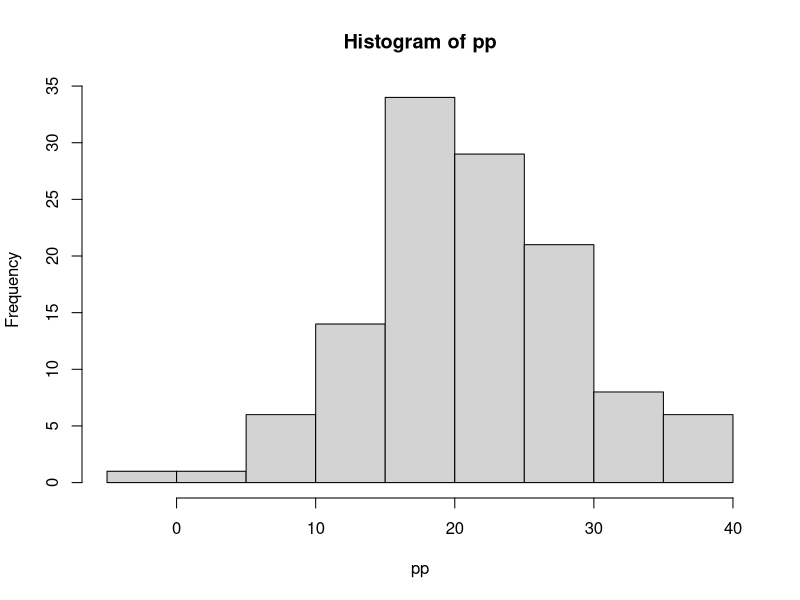
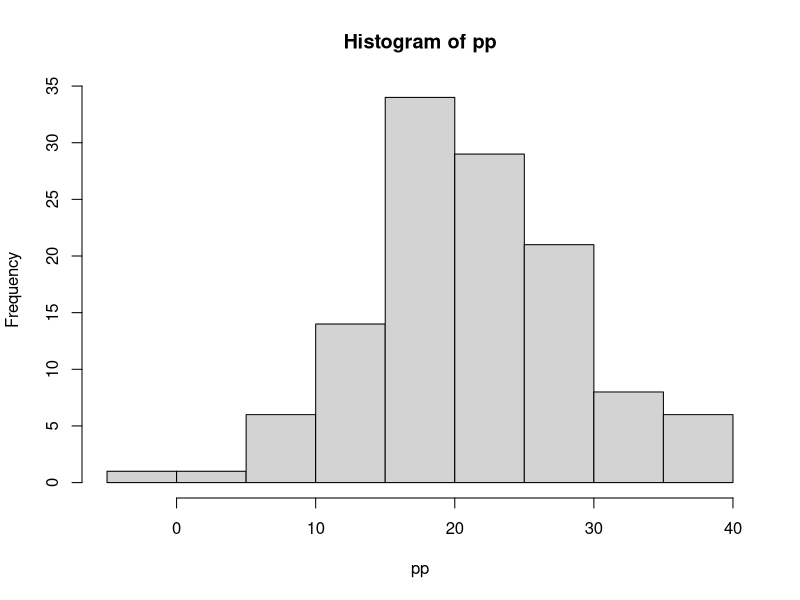
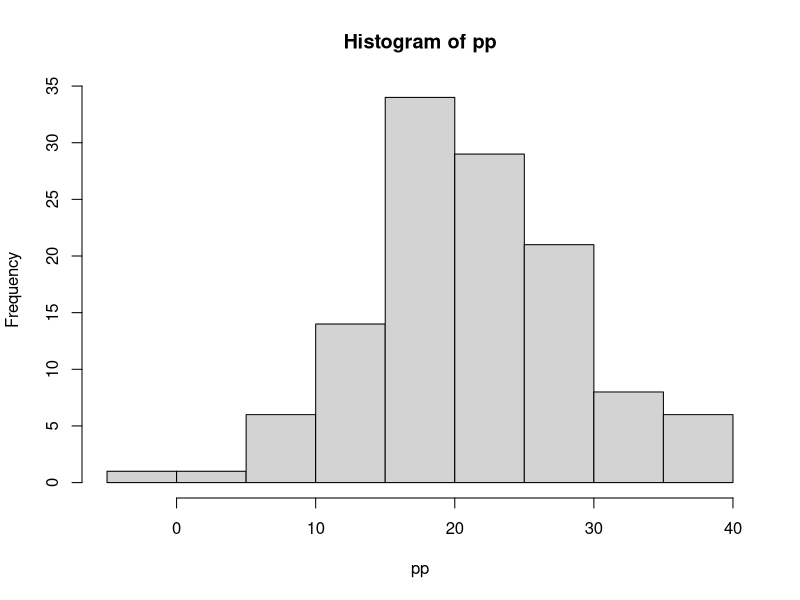
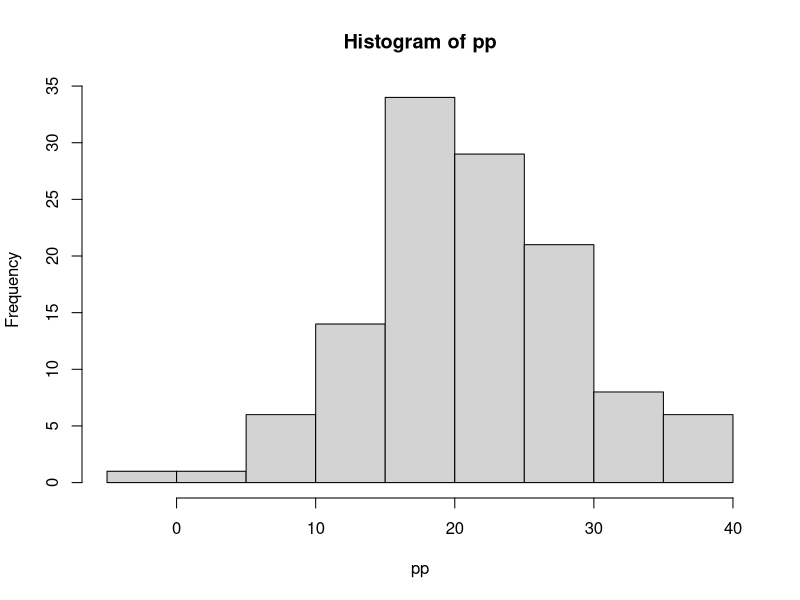
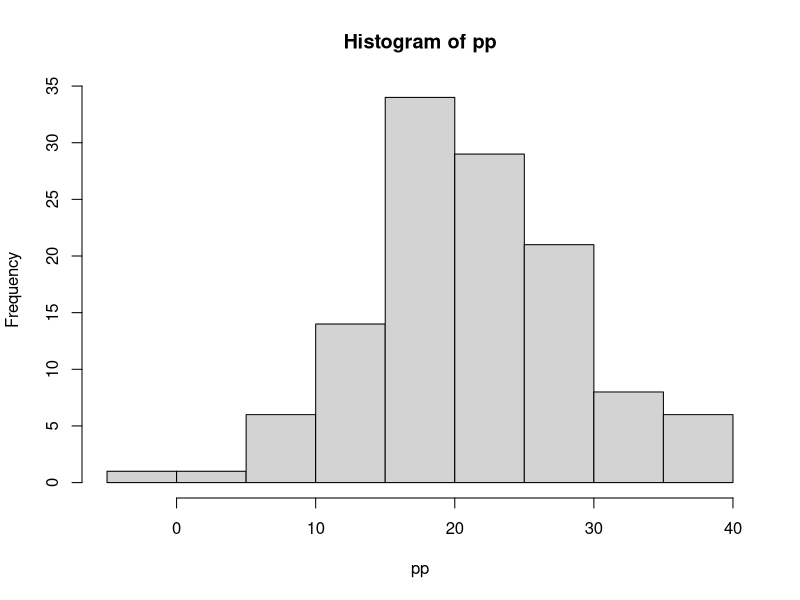

These charts were generated, in order, by the following R code: (Note: this script raises an error after producing the figures.)

##################################################################
# # Laboratorio de Procesamiento de Informacion Meteorologica/Oceanografica
#
# 2º cuatrimestre 2023

##################################################################

setwd("/home/clinux01/Escritorio/CamiLabo/Practica3/")



##### Clase LISTAS Alumnos
#List es una clase de datos que puede contener cero o más elementos, cada uno de los cuales puede ser de una clase distinta  
#no hace falta que tengan mismas dimensiones 

#dataframe puede ser una lista pero una lista no puee ser un dataframe
pp=rnorm(120,mean=20, sd=7)  #120 datos distintos , media=20 , desvio=7
hist(pp)         #calculo histograma 
result=hist(pp)  #lo guardo en una variable
result           #cuando lo pido por patalla me arroja muchos datos
                 # breaks=intervaos / counts=frecuencia / mids=media d cada intervalo
#es una lista, los resultados de las funciones suelen almacenarse en listas 
is.list(result)  #prgunto si es lista


hist(pp,freq=TRUE)
hist(pp,Freq=FALSE)

result=hist(pp)
###################################
familia <- list("Maria", "Juan", 10, c("Hugo", "Paula"), c(8,6))
familia #aparece [[numero]], posiciones en las qu esta cada elemento 
#el $ es cuando le asgino nombres a los elmentos de la lista
lista.ABC <- c(lista.A, lista.B, lista.C)  #puedo unir lisa pero tienen que estar definidas conn anterioridad 


familia <- list(madre="Maria", padre="Juan", casados=10,hijos=c("Hugo", "Paula"), edades=c(8, 6)) #nombre = lo que va adentro
familia  #scon el nombre que le asigne a acada elemento, conviene ponerles nombres para identificar lo que tengo adentro


length(familia)           #5 elemento pero no me importa la ongitud de cada uno
length(familia$casados)   #tamaño de un elemento puntual, tiene una sola cosa guardado
length(familia$hijos)     #tiene dos cosas guardadas en ese elemento    


familia$madre		          #accedo al elemento, metete en familia y despues en madre 
familia[["madre"]] 	      #accedo al elemento
familia[[4]]              #elemento de la posicion 4
familia[[4]][1]           #primer elemento de la posicion 4 
familia[["padre"]] <- "Juan Pedro"  # le cambia el nombre al padre , asigne juan pedro a la columna de padre 
familia$padre   		
##############################    ejemplo  ####################################
familia[[4]][3]<-"Ana"    #agregue un elemento a la "columna" 4
familia$edades[3]<-1      #me paro en la posicion tres y le agrego un elemento 
familia[4]                #todos los elementos de la posicion 4
familia[[4]][2:3]         #posicion 4 y elemento 2 y 3


################################################################################

familia$cumple<-c("3mar","15oct","31dic","7feb","21sep") #le agrego un elemento mas a la lista 

################################################################################

mi.lista <- list(a = 1:3, b = c("hola", "adios"),z=matrix(1:4,2,2))  
#lista a= 123 / b= hola y adios / z= matriz del uno al 4 de 2x2

mi.lista[1:2]         #todos los elementos de a y b

mi.lista[2]           #muestra elementos de b con el titulo
mi.lista[[2]]         # muestra elementos de b peros i el nobre porque ya estoy adentro de b  

is.list(mi.lista[2])  #lista que tiene un nombre con dos elementos
is.list(mi.lista[[2]])#no es una lista ya que es un vector con dos caracteres 

#############################################

air<-airquality

lapply(airquality[, 1:4], mean, na.rm = TRUE) #apply para listas no puedo aplicar la comun porque no tengo dimensiones
#si llegas a ver un valor a no l mires, saltalo 
#me lo devuele como una lista

sapply(airquality[, 1:4], mean, na.rm = TRUE)  #lo devuelve en otro formato pero hace lo mismo que lapply




#########EJERCICI0 EN CLASE################
la_lista<-list(aa=rbinom(10,30,0.5),bb=runif(100,-8-4))
la_lista
media1<-lapply(la_lista, mean, na.rm=TRUE)
media1
media2<-sapply(la_lista,mean)
media2

sum1<-lapply(la_lista,sum, na.rm=TRUE)
sum1
sum2<-sapply(la_lista,sum,.na.rm=TRUE)
sum2



############EJERCICIO 2 EN CLASE##########

datos<-read.table("datos_lista.txt",header = TRUE) #Abrir datos, header=TRUE lo quiero con encabezdo
#seteo el directorio

datos1<-as.list(read.table("datos_lista.txt",header = TRUE))
datos1
corr_BOYA_ErSST<-cor.test(datos$BOYA,datos$ErSST)
# si no le asigno nada,aparece todo.Hace correlacion de Pearson x default
#df=grados de libertad
#int de confianza

x<-corr_BOYA_ErSST$estimate  #busco a variable que quiero de la lista de antes
y<-corr_BOYA_HadSST$estimate
if(x>y){
  print("Corre ErSST es mayor que HadSST")
} else {
  print("Corr HadSSt es mayor que ErSST")
}
corr_BOYA_HadSST<-cor.test(datos$BOYA,datos$HadSST)

#quiero correlacion de los años de LN Y EN para un modelo
datos$obs

corr_BOYA_EN<-cor.test(datos1$BOYA[datos1$obs=="EN"],datos1$ErSST[datos$obs=="EN"])

corr_BOYA_LN<-cor.test(datos1$BOYA[datos1$obs=="LN"],datos1$ErSST[datos$obs=="LN"])

x1<-corr_BOYA_EN$estimate  #busco a variable que quiero de la lista de antes
y2<-corr_BOYA_LN$estimate
if(x1>y2){
  print("Corre EN es mayor que LN")
} else {
  print("Corr LN es mayor que EN")
}

